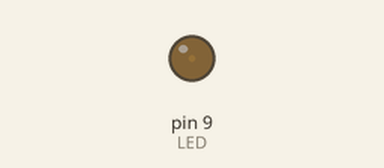
This sketch was run on a simulated Arduino Uno, built with avr-gcc and run on an emulated ATmega328P. On the bench: output pins drawn as LEDs (lit = HIGH). What the sketch prints to the serial monitor is not drawn.

Above: at 0.05 s.
At 1.2 s:
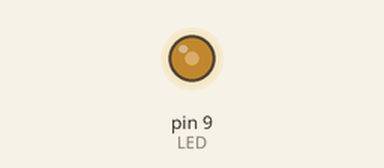
At 2.35 s:
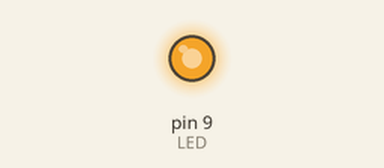
At 4.65 s:
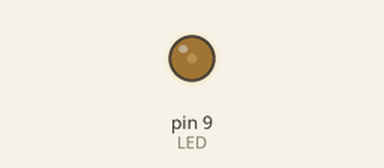
Timing chart, 0 to 6.7 s (numbered marks = the images above):
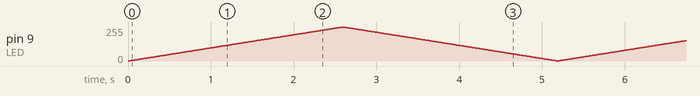

The sketch:

LED_grow.ino
```cpp
const int LED = 9;
int i = 0;

void setup() {
  pinMode(LED, OUTPUT);
  Serial.begin(9600);
}

void loop() {

  for(i = 0;i < 255;i++){
    analogWrite(LED, i);
    Serial.println(i);
    delay(10);
  }

  for(i = 255;i > 0;i--){
    analogWrite(LED, i);
    Serial.println(i);
    delay(10);
  }

}
```
